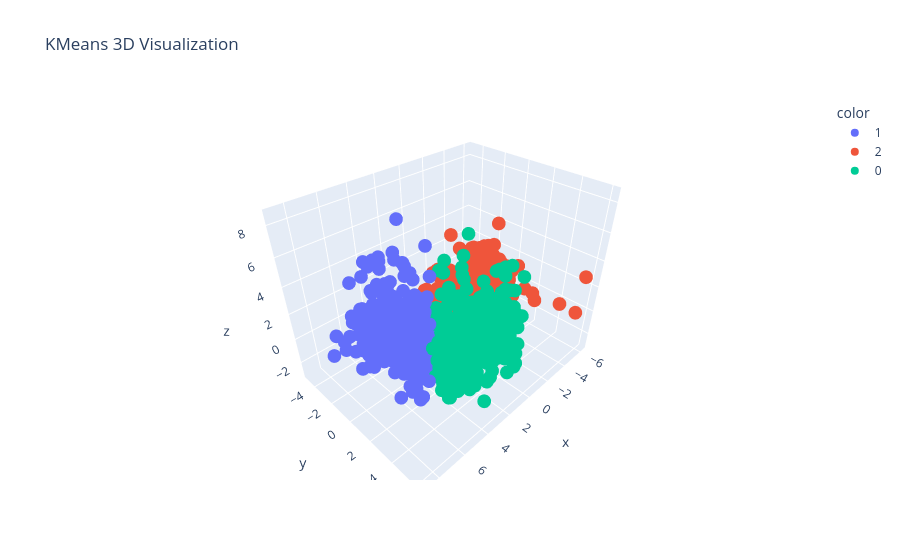

Write notebook code for a chart like this one.
### Code cell
import plotly.express as px

fig = px.scatter_3d(x=val[:, 0], y=val[:, 1], z=val[:, 2],
                  color=kmeans.labels_.astype(str), title='KMeans 3D Visualization')
fig.show()

### Figure 1 — Plotly figure (JSON) as saved in the notebook; plotly's stock layout.template omitted (floating-point values rounded to 4 significant figures; data arrays with more than 128 entries replaced by an {"elided": "..."} marker saying what was removed)
{"data": [{"hovertemplate": "color=1<br>x=%{x}<br>y=%{y}<br>z=%{z}<extra></extra>", "legendgroup": "1", "marker": {"color": "#636efa", "symbol": "circle"}, "mode": "markers", "name": "1", "scene": "scene", "showlegend": true, "type": "scatter3d", "x": {"elided": "479 float values"}, "y": {"elided": "479 float values"}, "z": {"elided": "479 float values"}}, {"hovertemplate": "color=2<br>x=%{x}<br>y=%{y}<br>z=%{z}<extra></extra>", "legendgroup": "2", "marker": {"color": "#EF553B", "symbol": "circle"}, "mode": "markers", "name": "2", "scene": "scene", "showlegend": true, "type": "scatter3d", "x": {"elided": "1057 float values"}, "y": {"elided": "1057 float values"}, "z": {"elided": "1057 float values"}}, {"hovertemplate": "color=0<br>x=%{x}<br>y=%{y}<br>z=%{z}<extra></extra>", "legendgroup": "0", "marker": {"color": "#00cc96", "symbol": "circle"}, "mode": "markers", "name": "0", "scene": "scene", "showlegend": true, "type": "scatter3d", "x": {"elided": "587 float values"}, "y": {"elided": "587 float values"}, "z": {"elided": "587 float values"}}], "layout": {"legend": {"title": {"text": "color"}, "tracegroupgap": 0}, "scene": {"domain": {"x": [0, 1], "y": [0, 1]}, "xaxis": {"title": {"text": "x"}}, "yaxis": {"title": {"text": "y"}}, "zaxis": {"title": {"text": "z"}}}, "title": {"text": "KMeans 3D Visualization"}}}
